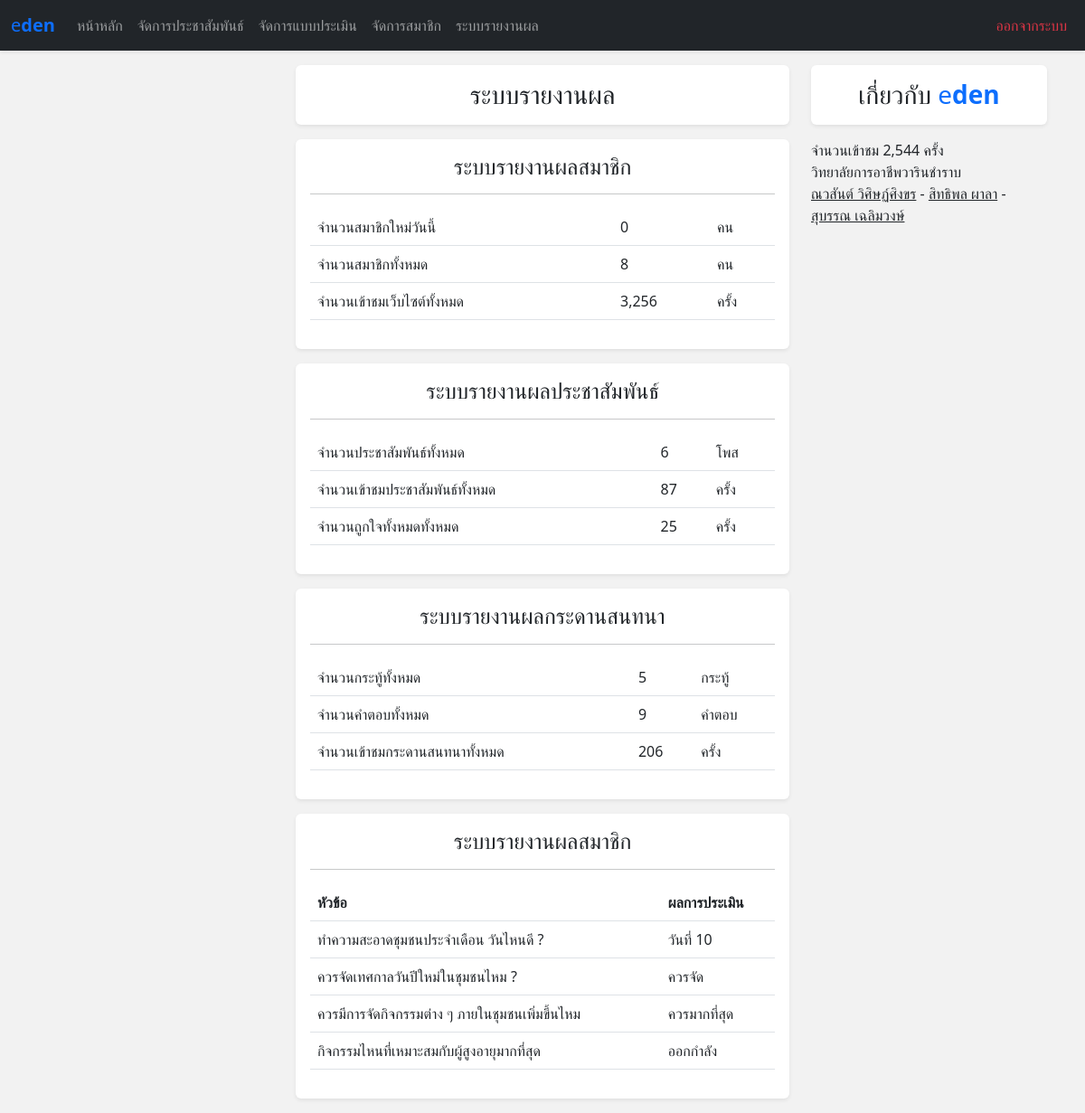
The app's page /admin/reports (signed in) with its own data.
### tables this page shows
CREATE TABLE `poll` (
  `poll_id` int(5) NOT NULL,
  `poll_name` varchar(200) NOT NULL,
  `poll_date` date NOT NULL,
  `mem_id` int(5) NOT NULL,
  `poll_view` int(10) NOT NULL
);

CREATE TABLE `poll_detail` (
  `poll_detail_id` int(5) NOT NULL,
  `poll_id` int(5) NOT NULL,
  `poll_detail_name` varchar(200) NOT NULL,
  `poll_detail_count` int(5) NOT NULL
);

CREATE TABLE `member` (
  `mem_id` int(5) NOT NULL,
  `mem_name` varchar(200) NOT NULL,
  `mem_address` varchar(200) NOT NULL,
  `mem_date` date NOT NULL,
  `mem_email` varchar(100) NOT NULL,
  `mem_tel` varchar(20) NOT NULL,
  `mem_username` varchar(50) NOT NULL,
  `mem_password` varchar(50) NOT NULL,
  `mem_view` int(5) NOT NULL,
  `mem_status` varchar(10) NOT NULL,
  `mem_regis_date` date NOT NULL
);

### modules/getParams.php (called while the page is built, shortened)
<?php
function fetch($result){
    return mysqli_fetch_assoc($result);
}

### com/admin-reports/ReportPoll.php (the view)
<?php
$allPoll=$db->query("SELECT * FROM poll ORDER BY poll_id DESC LIMIT 100");
?>
<div class="bg-white rounded shadow-sm p-3 my-3">
    <h4 class="text-center">ระบบรายงานผลสมาชิก</h4>
    <hr>
    <table class="table">
        <tr class="fw-bold">
            <td>หัวข้อ</td>
             <td>ผลการประเมิน</td>
            </tr>
            <?php while($poll=fetch($allPoll)) : ?>
            <tr>
                <td><?php echo $poll['poll_name']; ?></td>
                <td><?php echo fetch($db->query("SELECT * FROM poll_detail WHERE poll_id = {$poll['poll_id']} ORDER BY poll_detail_count DESC "))['poll_detail_name'] ?? "ยังไม่มีผลการประเมิน"; ?></td>
        </tr>
        <?php endwhile; ?>
    </table>
</div>

### modules/Frame.php (shortened to what this page needs)
<?php function FrameStart() {  ?>
<div class="container">
    <div class="row">
        <div class="col-md-3"></div>
        <div class="col-md-6">
<?php } function FrameEnd() {
    require('./modules/Database.php');  ?>
        </div>
        <div class="col-md-3">
        <h3 class="bg-white rounded shadow-sm p-3 my-3 text-center">เกี่ยวกับ <span class="text-primary">e<span class="fw-bold">den</span></span></h3>
        <div>
            <?php if(isset($_SESSION['usr'])): ?>
               จำนวนเข้าชม <?php echo number_format(fetch($db->query("SELECT * FROM member WHERE mem_id = " . $_SESSION['usr']))['mem_view'] ?? 0); ?> ครั้ง
               <?php endif; ?>
            </div>
            <div>
                <div>วิทยาลัยการอาชีพวารินชำราบ</div>
                <div>
                <a class="text-dark" href="https://github.com/Arikato111">ณวสันต์ วิศิษฏ์ศิงขร</a> -
                <a class="text-dark" href="mailto:zxcmarksf0456@gmail.com">สิทธิพล ผาลา</a> -
                <a class="text-dark" href="https://www.facebook.com/tanotookzon">สุบรรณ เฉลิมวงษ์</a>
            </div>
            </div>
        </div>
        </div>
    </div>
<?php } ?>

### records on screen
poll: poll_name "ทำความสะอาดชุมชนประจำเดือน วันไหนดี ?", poll_id.poll_detail_name "วันที่ 10"
poll: poll_name "ควรจัดเทศกาลวันปีใหม่ในชุมชนไหม ?", poll_id.poll_detail_name "ควรจัด"
poll: poll_name "ควรมีการจัดกิจกรรมต่าง ๆ ภายในชุมชนเพิ่มขึ้นไหม", poll_id.poll_detail_name "ควรมากที่สุด"
poll: poll_name "กิจกรรมไหนที่เหมาะสมกับผู้สูงอายุมากที่สุด", poll_id.poll_detail_name "ออกกำลัง"
member: mem_view "2,544"

### other values on screen
$db->query("SELECT * FROM member")->num_rows "8"
$total_mem_view "3,256"
$db->query("SELECT * FROM news")->num_rows "6"
$total_new_view "87"
$db->query("SELECT * FROM news_like")->num_rows "25"
$db->query("SELECT * FROM webboard")->num_rows "5"
$db->query("SELECT * FROM webboard_detail")->num_rows "9"
$total_webboard_view "206"
